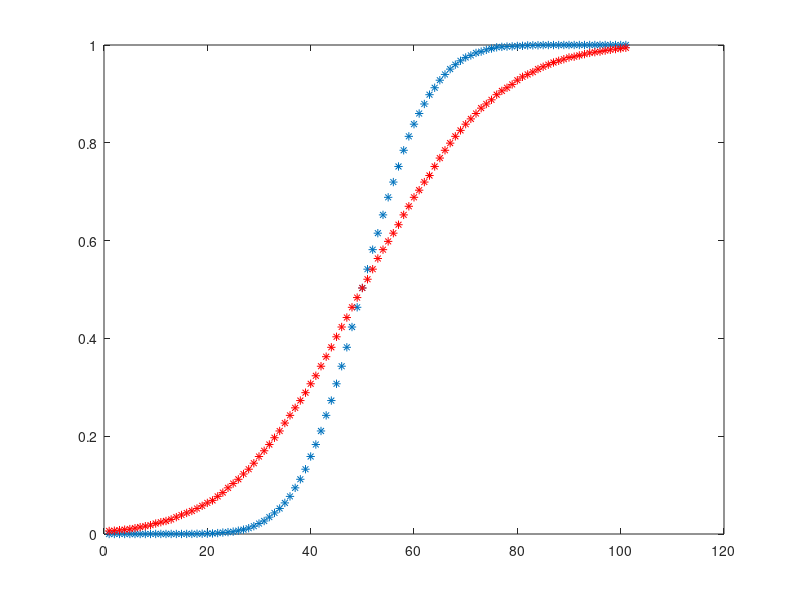
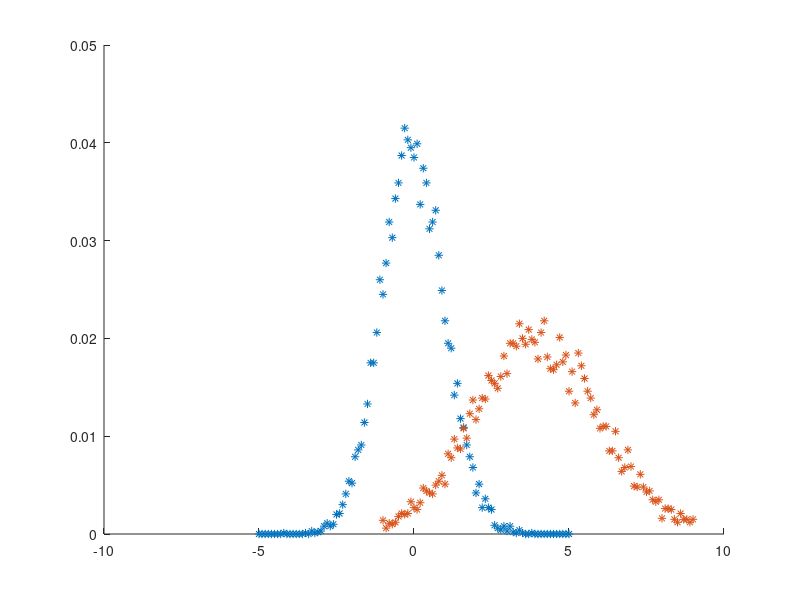

Here is the MATLAB script that generated these plots, in order:
N=10000;
sum=0;
n=30;
exy=0;
sumofsqu1=0;
for i=1:N
    sum=0;
    for k=1:n
        u(k)=rand();
        sum=sum+u(k)/n;
    end
    mean=sum;
    y(i)= sqrt(12*n)*(mean-0.5);
    exy=exy+(y(i)/N);
    sumofsqu1=sumofsqu1+(y(i)*y(i))/N;
end

fprintf('practical mean centred at zero is');
disp(exy);
fprintf('practical variance centred at zero is');
var=sumofsqu1-exy^2;
disp(var);
    

    xMax=5;
    delta_x=0.1;
    
    x=-xMax;
    j=1;
    while x <= xMax
        x=x+delta_x;
        C=0;
        C1=0;
        for i = 1 : N            
            if ( y(i) <= x )
                C=C+1;
                if(y(i)>x-delta_x)
                    C1=C1+1;
                end
            end            
        end
        Prob(j)=C/N;
        Prob1(j)=C1/N;
        j=j+1;
    end
    
    meux=4;                 % we calculte the random variables by transfromation
    sigx=2;
    expx=0;
    squx=0;
    varx=0;
    for h=1:N
       xx(h)= y(h)*sigx+meux;
       expx=expx+xx(h)/N;
       squx=squx+xx(h)*xx(h)/N;
    end
    varx=squx-expx^2;
    fprintf('practical mean centred at non zero is');
    disp(expx);
    fprintf('practical variance centred at non zero is');
    disp(varx);
    fprintf('practical std deviation centred at non zero is');
    disp(sqrt(varx));
    
    xMax=5;
    delta_x=0.1;
    
    x=-xMax+4;
    j=1;
    while x <= xMax+4
        x=x+delta_x;
        C=0;
        C1=0;
        for i = 1 : N            
            if ( xx(i) <= x )
                C=C+1;
                if(xx(i)>x-delta_x)
                    C1=C1+1;
                end
            end            
        end
        Prob2(j)=C/N;
        Prob12(j)=C1/N;
        j=j+1;
    end
    
    xxasis=linspace(-xMax,xMax,j-1);
    xxasis1=linspace(-xMax+4,xMax+4,j-1);
    figure;
    plot(1:j-1,Prob,'*',1:j-1,Prob2,'r*');
    figure;
    hold on;
    plot(xxasis,Prob1,'*',xxasis1,Prob12,'*');
    
